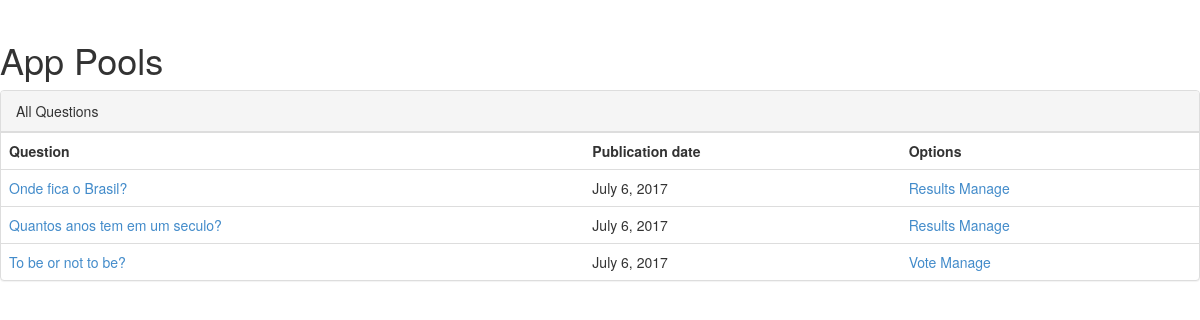
The app's page /, older data.
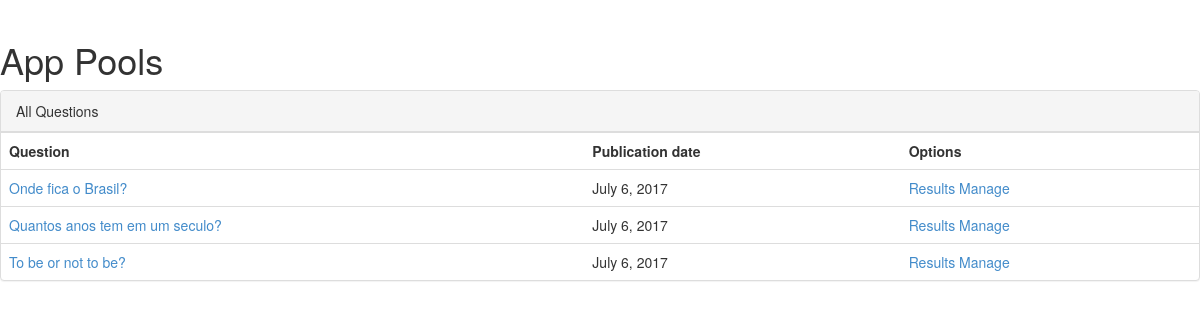
The same page, newer data.
### pool/models.py (models this page shows)
class Question(models.Model):
	question_text = models.CharField(max_length=500)
	closed = models.BooleanField(default=False)
	pub_date = models.DateField(auto_now_add=True)

### pool/views.py (the view)
# urls.py: url(r'^$', views.index, name='index'),
def index(request):
	questions = Question.objects.all().order_by('-pub_date')
	return render(request,'index.html', {'questions': questions})

### pool/templates/index.html (shortened to what this page needs)
{% load staticfiles%}
<!DOCTYPE html>
<html>
<head>
	<link href="{% static 'styles/bootstrap.css' %}" rel="stylesheet">
	<link href="{% static 'styles/main.css' %}" rel="stylesheet">
</head>
<body>
	<h1>App Pools</h1>
	<div class="panel panel-default">
		{% if questions %}
	  		<div class="panel-heading">All Questions</div>
	  		<table class="table">
	    		<tr>
	    			<th>Question</th>
	    			<th>Publication date</th>
	    			<th>Options</th>
	    		</tr>
				{% for q in questions %}
					<tr>
						<td><a href="{% url 'question' q.id %}">{{q.question_text}}</a></td>
						<td>{{q.pub_date}}</td>
						<td>
							{% if q.closed %}
							<a href="{% url 'results' q.id %}">Results</a>
							{% endif %}
							{% if not q.closed %}
							<a href="{% url 'vote' q.id %}">Vote</a>
							{% endif %}
							<a href="{% url 'manage' q.id %}">Manage</a>
						</td>
					</tr>
				{% endfor %}
	  		</table>
		{% else %}
			<p>No questions found</p>
		{% endif %}
	</div>
</body>
</html>

Row changes from the older to the newer data that the page shows:
changed Question "To be or not to be?": closed "Vote" → "Results"
